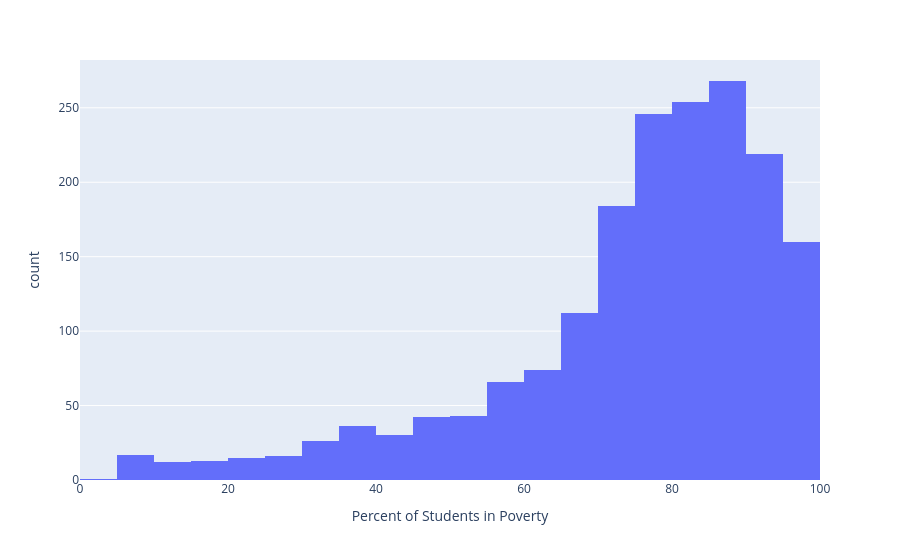

Write notebook code for a chart like this one.
### Markdown cell above
#### Task 2d: Students in Poverty
**1.** Create a histogram to view the distribution of the percentage of students whose families fall below the poverty line in NYC public high schools.

### Code cell
# Plot the distribution of the % of students whose families are below the poverty line in schools
fig = px.histogram(
    schools,
    x="percent_poverty",
    nbins=40,
    labels={"percent_poverty": "Percent of Students in Poverty"},
)

fig.show()

### Figure 1 — Plotly figure (JSON) as saved in the notebook; plotly's stock layout.template omitted (floating-point values rounded to 4 significant figures; data arrays with more than 128 entries replaced by an {"elided": "..."} marker saying what was removed)
{"data": [{"alignmentgroup": "True", "bingroup": "x", "hovertemplate": "Percent of Students in Poverty=%{x}<br>count=%{y}<extra></extra>", "legendgroup": "", "marker": {"color": "#636efa", "pattern": {"shape": ""}}, "name": "", "nbinsx": 40, "offsetgroup": "", "orientation": "v", "showlegend": false, "type": "histogram", "x": {"elided": "1834 float values"}, "xaxis": "x", "yaxis": "y"}], "layout": {"autosize": true, "barmode": "relative", "legend": {"tracegroupgap": 0}, "margin": {"t": 60}, "xaxis": {"anchor": "y", "autorange": true, "domain": [0, 1], "range": [0, 100], "title": {"text": "Percent of Students in Poverty"}, "type": "linear"}, "yaxis": {"anchor": "x", "autorange": true, "domain": [0, 1], "range": [0, 282.1], "title": {"text": "count"}}}}
